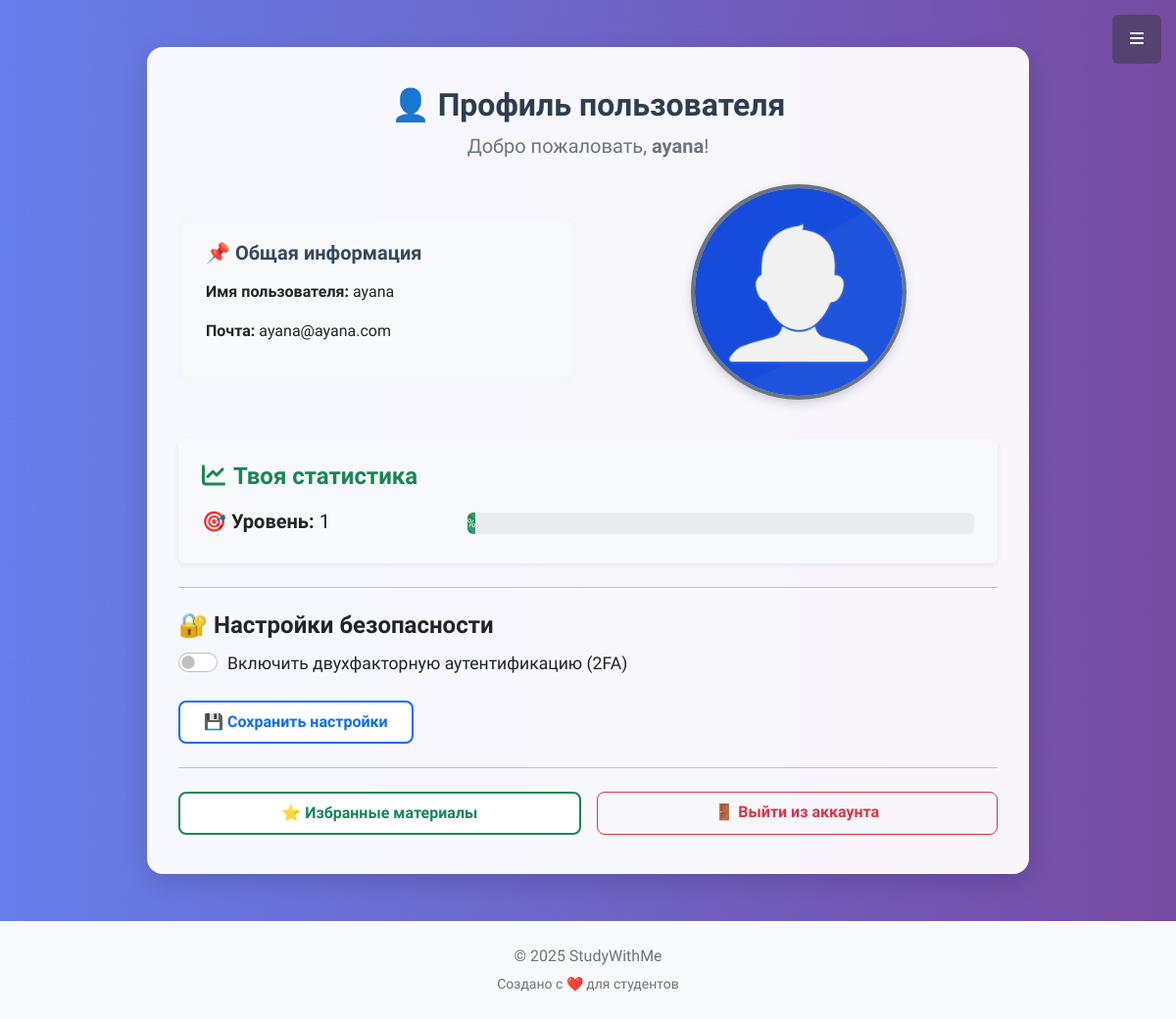
/profile/ (signed in), run on an earlier commit of the app's database.
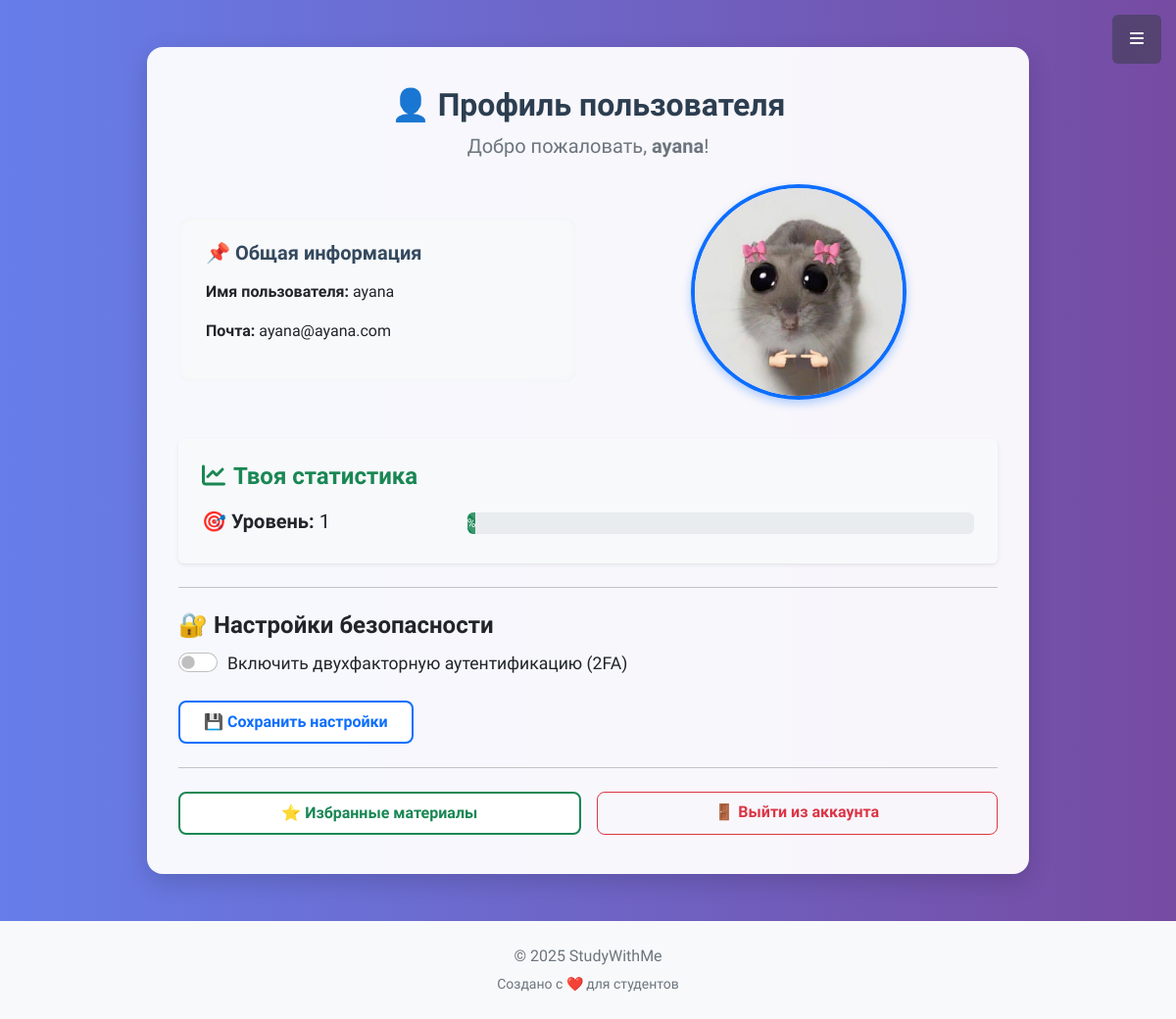
And on a later commit of the database.
### user/models.py (models this page shows, shortened)
class MyUser(AbstractBaseUser, PermissionsMixin):
    username = models.CharField(max_length=30, verbose_name='Имя пользователя')
    email = models.EmailField(unique=True, verbose_name='Почта')
    avatar = models.ImageField(upload_to='user_avatar/', null=True, blank=True, verbose_name='Аватарка')
    role = models.CharField(
        max_length=20,
        choices=UserRoleEnum.choices,
        default=UserRoleEnum.STUDENT,
        verbose_name='Роль'
    )
    created_at = models.DateTimeField(auto_now_add=True)
    is_admin = models.BooleanField(default=False)
    is_2fa_enabled = models.BooleanField(default=False)
    is_active = models.BooleanField(default=True)
    is_staff = models.BooleanField(default=False)
    is_superuser = models.BooleanField(default=False)
    objects = MyUserManager()
    USERNAME_FIELD = 'email'
    REQUIRED_FIELDS = ['username']
    @property
    def is_staff(self):
        """Is the user a member of staff?"""
        return self.is_admin
    class Meta:
        verbose_name = 'Пользователь'
        verbose_name_plural = 'Пользователи'

class UserProfile(models.Model):
    user = models.OneToOneField(MyUser, on_delete=models.CASCADE, related_name='profile')
    level = models.PositiveIntegerField(default=1)
    class Meta:
        verbose_name = 'Профиль пользователя'
        verbose_name_plural = 'Профили пользователей'

### user/views.py (the view)
# urls.py: path('profile/', views.user_profile, name='profile'),
@login_required(login_url='user_login')
def user_profile(request):
    current_user = request.user
    if request.method == 'POST':
        is_2fa_enabled = 'is_2fa_enabled' in request.POST
        user = MyUser.objects.get(id=request.user.id)
        user.is_2fa_enabled = is_2fa_enabled
        user.save()
    return render(request, 'authentication/user_profile.html', {'user': current_user})

### user/templates/authentication/user_profile.html (shortened to what this page needs)
{% extends 'base.html' %}
{% load static %}
{% block content %}
<div class="container mt-5 mb-5">
  <div class="profile-card mx-auto" style="max-width: 900px;">
    <div class="text-center mb-4">
      <h2>👤 Профиль пользователя</h2>
      <p class="text-muted fs-5">Добро пожаловать, <strong>{{ user.username }}</strong>!</p>
    </div>
    <div class="row g-4 mb-4 align-items-center">
      <div class="col-md-6">
        <div class="info-block">
          <h5>📌 Общая информация</h5>
          <p><strong>Имя пользователя:</strong> {{ user.username }}</p>
          <p><strong>Почта:</strong> {{ user.email }}</p>
        </div>
      </div>
      <div class="col-md-6 text-center">
        {% if user.avatar %}
          <img src="{{ user.avatar.url }}" alt="Аватар" class="avatar-img mb-3">
        {% else %}
          <img src="{% static 'assets/img/unnamed.png' %}" alt="Аватар по умолчанию" class="avatar-img mb-3" style="border-color: #6c757d; box-shadow: 0 4px 10px rgba(108,117,125,0.3);">
        {% endif %}
      </div>
    </div>
   <div class="row g-4 mb-4">
  <div class="col-md-12">
    <div class="info-block p-4 rounded shadow-sm bg-light text-dark">
      <h4 class="mb-3 text-success fw-bold"><i class="fas fa-chart-line me-2"></i>Твоя статистика</h4>
      {% if user.profile %}
        <div class="row align-items-center">
          <div class="col-md-4 text-md-start text-center mb-3 mb-md-0">
            <p class="mb-1 fs-5"><strong>🎯 Уровень:</strong> {{ user.profile.level }}</p>
          </div>
          <div class="col-md-8">
            <div class="progress" style="height: 22px;">
              <div class="progress-bar bg-success progress-bar-striped progress-bar-animated"
                   role="progressbar"
                   style="width: {{ progress_percent }}%;"
                   aria-valuenow="{{ progress_percent }}"
                   aria-valuemin="0"
                   aria-valuemax="100">
                {{ progress_percent }}%
              </div>
            </div>
          </div>
        </div>
      {% else %}
        <p><strong>Уровень:</strong> Нет данных</p>
      {% endif %}
    </div>
  </div>
</div>
    <hr class="my-4">
    <div class="mb-4">
      <h4>🔐 Настройки безопасности</h4>
      <form method="post" class="d-flex flex-column align-items-start">
        <div class="form-check form-switch fs-5 mb-3">
          <input class="form-check-input" type="checkbox" name="is_2fa_enabled" id="2faSwitch" {% if user.is_2fa_enabled %}checked{% endif %}>
          <label class="form-check-label" for="2faSwitch">
            Включить двухфакторную аутентификацию (2FA)
          </label>
        </div>
        <button type="submit" class="btn btn-save mt-2">💾 Сохранить настройки</button>
      </form>
    </div>
    <hr class="my-4">
    <div class="d-flex flex-column flex-md-row justify-content-between gap-3 mt-4">
      <a href="{% url 'favorite_materials' %}" class="btn btn-favorites w-100 w-md-auto text-center">
        ⭐ Избранные материалы
      </a>
      <a href="{% url 'user_logout' %}" class="btn btn-outline-danger btn-logout w-100 w-md-auto text-center">
        🚪 Выйти из аккаунта
      </a>
    </div>
  </div>
</div>
{% endblock %}

What changed in the data, as far as the page shows it:
changed MyUser "ayana": avatar: picture added
